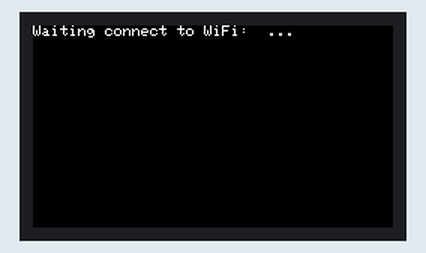
Simulated run of this sketch. Board: ESP32. On the bench: 240×135 colour display. WiFi joins after 1.5 s; servers stay silent unless stated.

Above: at 0.2 s.
At 4.7 s:
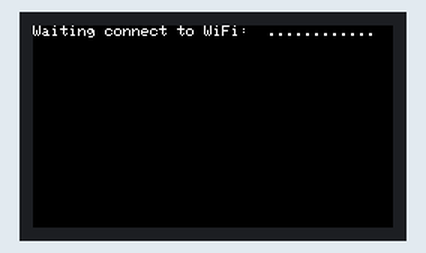
At 9.2 s:
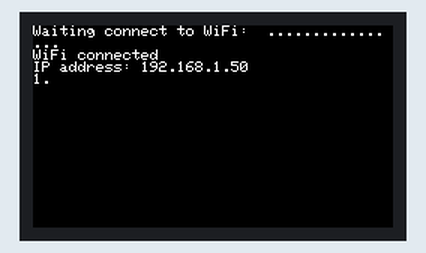
At 37.2 s:
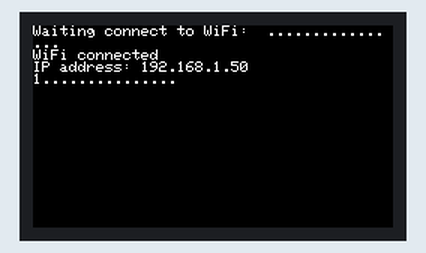

The sketch:

send_testdata_udp.ino
```cpp
#include <WiFi.h>
#include <WiFiMulti.h>
#include <WiFiUDP.h>
#include <M5StickCPlus.h>

// arp -aでIPアドレスをすべて取得
// ipconfigで自身のIPアドレスを取得

const char ssid[] = ""; //WiFIのSSIDを入力
const char pass[] = ""; // WiFiのパスワードを入力

WiFiMulti WiFiMulti;

WiFiUDP wifiUdp;
const char *pc_addr = "";
const int pc_port = 50007; //送信先のポート
const int my_port = 50008;  //自身のポート


void setup() {
  int sum=0;
  M5.begin();
  M5.Lcd.setRotation(3);  //Rotate the screen.  旋转屏幕
  WiFiMulti.addAP(ssid, pass);  //Add wifi configuration information.  添加wifi配置信息
  M5.lcd.printf("Waiting connect to WiFi: %s ...",ssid); //Serial port output format string.  串口输出格式化字符串

  int cnt=0;
  while(WiFi.status() != WL_CONNECTED) {
    cnt++;
    delay(500);
    M5.Lcd.print(".");
    if(cnt%10==0) {
      WiFi.disconnect();
      WiFi.begin(ssid, pass);
      M5.Lcd.println("");
    }
    if(cnt>=30) {
      ESP.restart();
    }
  }

  while(WiFiMulti.run() != WL_CONNECTED) {  //If the connection to wifi is not established successfully.  如果没有与wifi成功建立连接
    M5.lcd.print(".");
    delay(1000);
    sum+=1;
    if(sum==8) M5.lcd.print("Conncet failed!");
  }
  M5.lcd.println("\nWiFi connected");
  M5.lcd.print("IP address: ");
  M5.lcd.println(WiFi.localIP()); //The serial port outputs the IP address of the M5StickC.  串口输出M5StickC的IP地址
  delay(500);

  int dsaf = wifiUdp.begin(my_port);
  M5.lcd.print(dsaf);
  delay(2000);
}

void loop(){
  for(int i=0;i<100;i++){
  // データ送信
  wifiUdp.beginPacket(pc_addr, pc_port);
  wifiUdp.write('t');
  wifiUdp.write('e');
  wifiUdp.write('s');
  wifiUdp.write('t');
  wifiUdp.endPacket();
  M5.Lcd.print('.');


  delay(2000); //2秒待つ
  }

  //終了コマンド送信
  wifiUdp.beginPacket(pc_addr, pc_port);
  wifiUdp.write('&');
  wifiUdp.endPacket();
  delay(2000);
}
```
